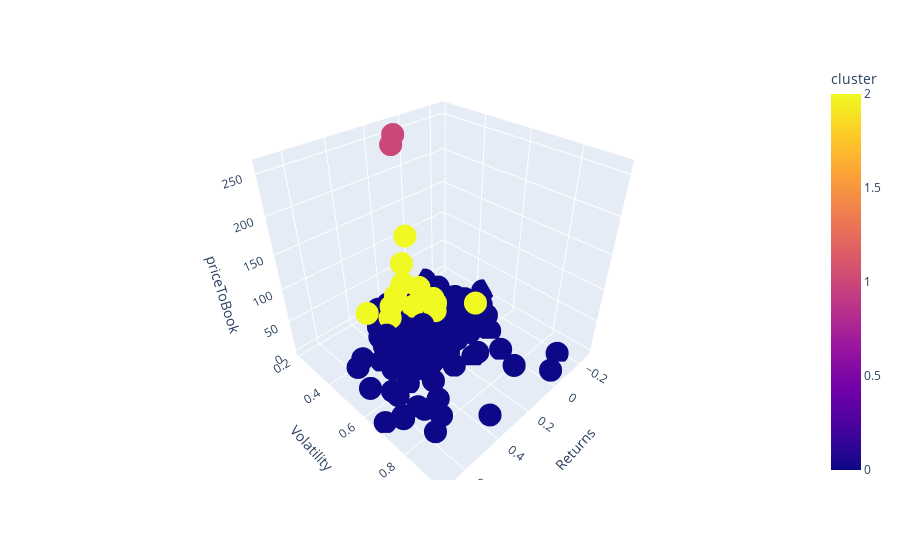

The notebook cell saved with this chart:
### Code cell
# Plot 3D graph with plotly
clusters3d_df['cluster'] = y 

fig = px.scatter_3d(clusters3d_df, x='Returns', y='Volatility', z='priceToBook',
              color='cluster', hover_data=["Ticker"])
fig.show()

### Figure 1 — Plotly figure (JSON) as saved in the notebook; plotly's stock layout.template omitted (floating-point values rounded to 4 significant figures; data arrays with more than 128 entries replaced by an {"elided": "..."} marker saying what was removed)
{"data": [{"customdata": {"elided": "461x1 str values"}, "hovertemplate": "Returns=%{x}<br>Volatility=%{y}<br>priceToBook=%{z}<br>Ticker=%{customdata[0]}<br>cluster=%{marker.color}<extra></extra>", "legendgroup": "", "marker": {"color": {"elided": "461 int values"}, "coloraxis": "coloraxis", "symbol": "circle"}, "mode": "markers", "name": "", "scene": "scene", "showlegend": false, "type": "scatter3d", "x": {"elided": "461 float values"}, "y": {"elided": "461 float values"}, "z": {"elided": "461 float values"}}], "layout": {"coloraxis": {"colorbar": {"title": {"text": "cluster"}}, "colorscale": [[0, "#0d0887"], [0.1111, "#46039f"], [0.2222, "#7201a8"], [0.3333, "#9c179e"], [0.4444, "#bd3786"], [0.5556, "#d8576b"], [0.6667, "#ed7953"], [0.7778, "#fb9f3a"], [0.8889, "#fdca26"], [1, "#f0f921"]]}, "legend": {"tracegroupgap": 0}, "margin": {"t": 60}, "scene": {"domain": {"x": [0, 1], "y": [0, 1]}, "xaxis": {"title": {"text": "Returns"}}, "yaxis": {"title": {"text": "Volatility"}}, "zaxis": {"title": {"text": "priceToBook"}}}}}
